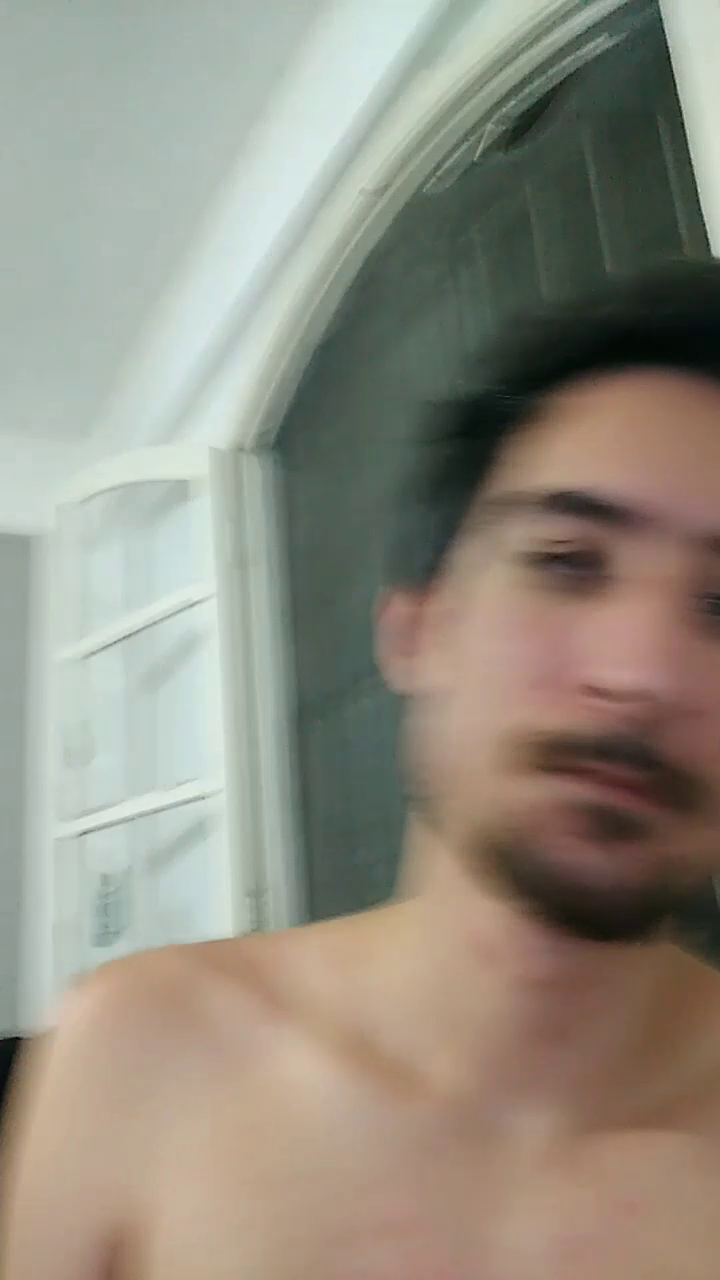
#> input picture frame 14 of resources/face_recog.mp4, 720 x 1280 px
$ python video.py
#> lines starting #> are read from the running program, lines starting #| are printed output that depends on the picture; after the words box and inside, x2 and y2 are one past the last pixel; in counts of white or black regions, pixels touching at a corner belong together
"""
That code uses a personal video to show face recognition using OpenCV and HAAR
To stop the program, press Q
"""

# Import opencv
import cv2

# Capture video file
# For webcam capture, enter: "0" or "1"
# For droidcam capture, enter something like http://localhost:8080/video
video_file = "../resources/face_recog.mp4"
video = cv2.VideoCapture(video_file)

# Read cascade classifier, that is going to classify something as a face
cascade_file = "../resources/haarcascade-frontalface-default.xml"
face_cascade = cv2.CascadeClassifier(cascade_file)

# Create infinite loop
while(True):

    # Get frame
    ret, frame = video.read()
#> frame is the input picture: shape (1280, 720, 3); mean B, G, R 128.7, 141.8, 146.3

    # Create a window named "Video" and resize it
    cv2.namedWindow("Video", 0)
    cv2.resizeWindow("Video", 288, 512)

    # Create gray image/frame, we need it to work on recognition
    gray = cv2.cvtColor(frame, cv2.COLOR_BGR2GRAY)
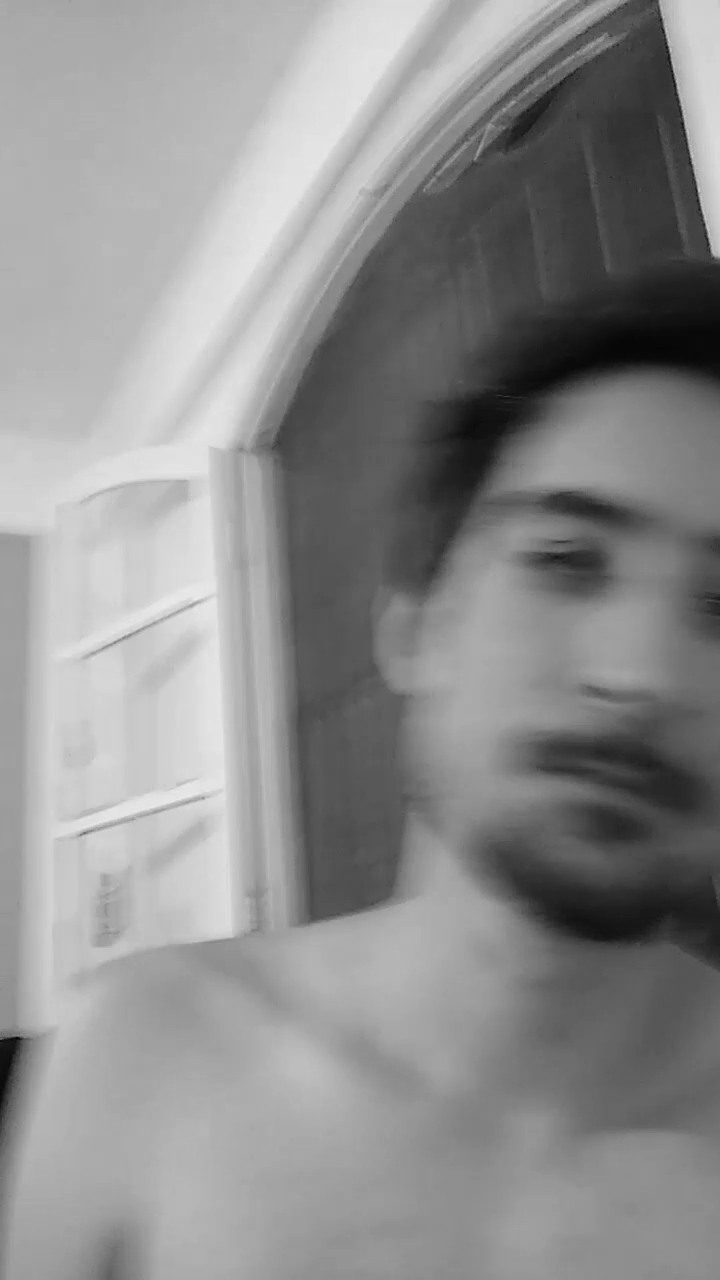
#> gray: shape (1280, 720); min 4, max 237, mean 141.6

    # Here we collect all the faces found on the image/frame
    faces = face_cascade.detectMultiScale(gray, 1.3, 5)
#> faces = ()

    # Now we loop through it getting X,Y, width and height of our face "boxes"
    for (x,y,w,h) in faces:
        #Then we draw the boxes around the faces
        cv2.rectangle(frame, (x,y), (x+w,y+h), (255,0,0), 3)
#> this loop made 0 passes

    # Here we show the image/frame on the "Video" window
    cv2.imshow("Video", frame)

    # Check if stop key was pressed
    key = cv2.waitKey(1)
#> (key q is pressed here)
    if key == ord('q'):
        break

# Free video cache
video.release()

# Destroy all open windows
cv2.destroyAllWindows()

$ run again, starting later in the video
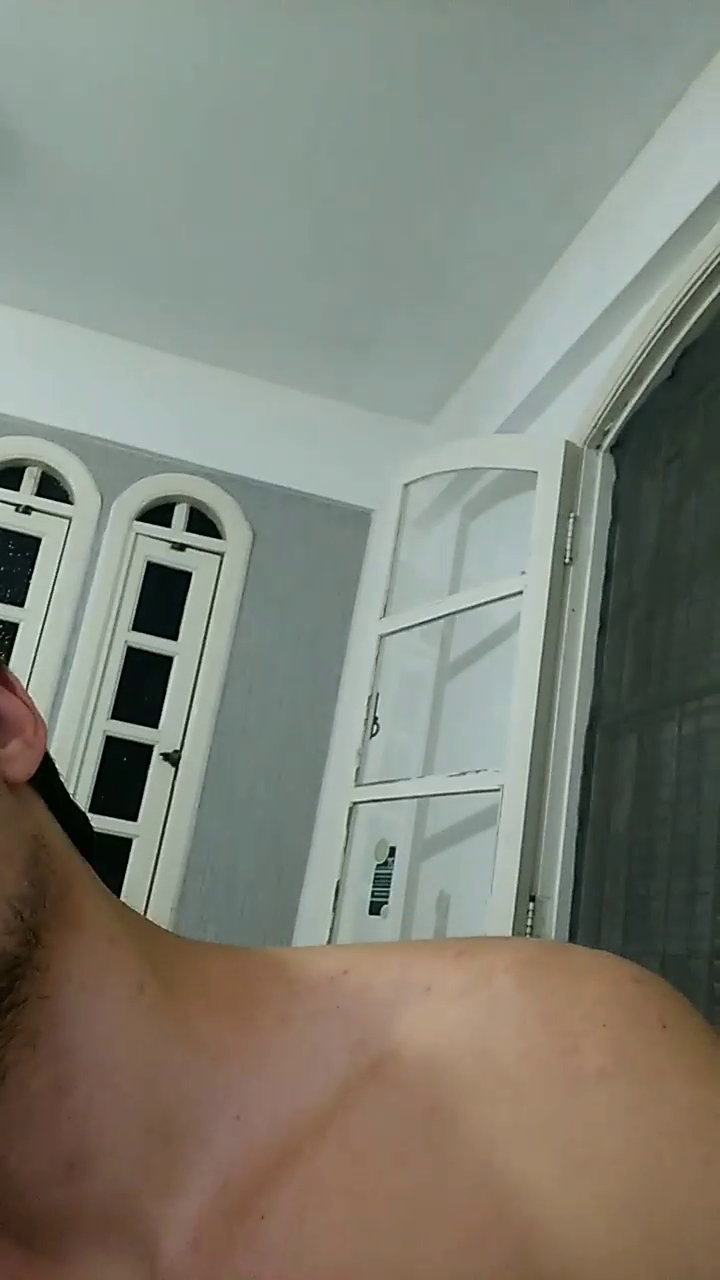
#> input picture frame 63 of resources/face_recog.mp4, 720 x 1280 px
#> frame is the input picture: shape (1280, 720, 3); mean B, G, R 119.3, 130.5, 128.8
#> `gray = cv2.cvtColor(frame, cv2.COLOR_BGR2GRAY)`:
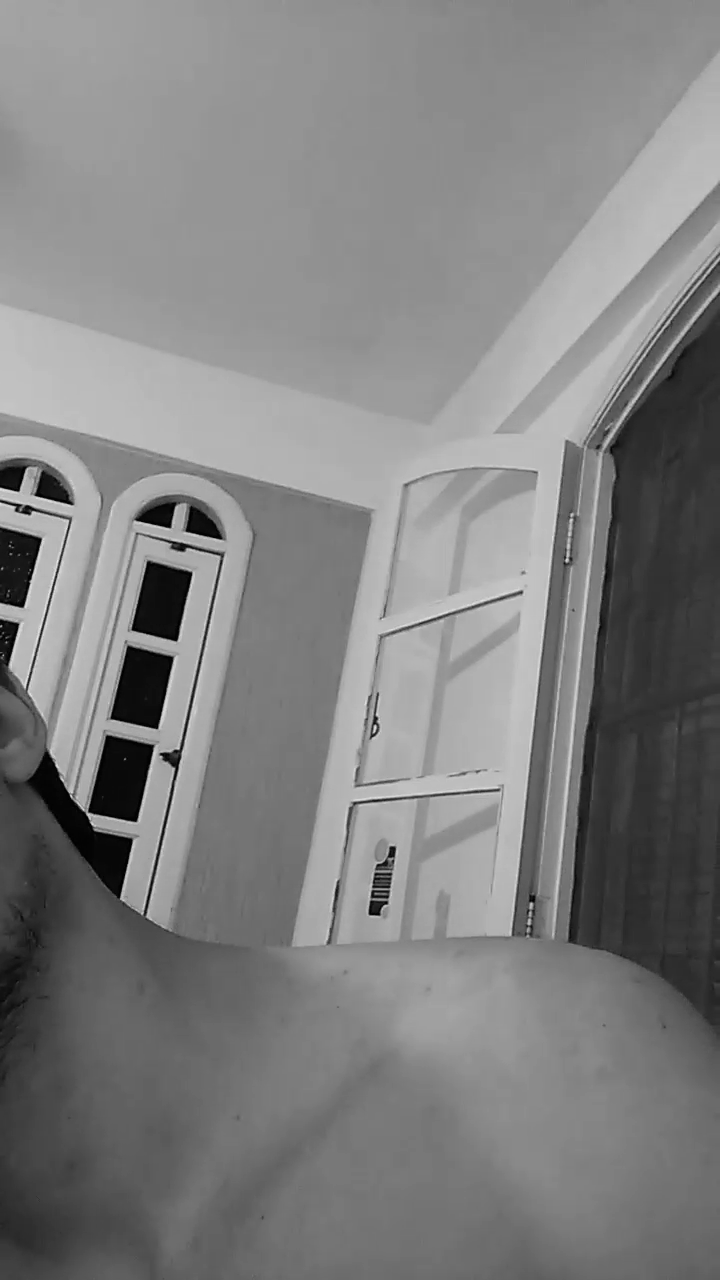
#> gray: shape (1280, 720); min 0, max 234, mean 128.6
#> faces = ()

$ run again, starting later in the video
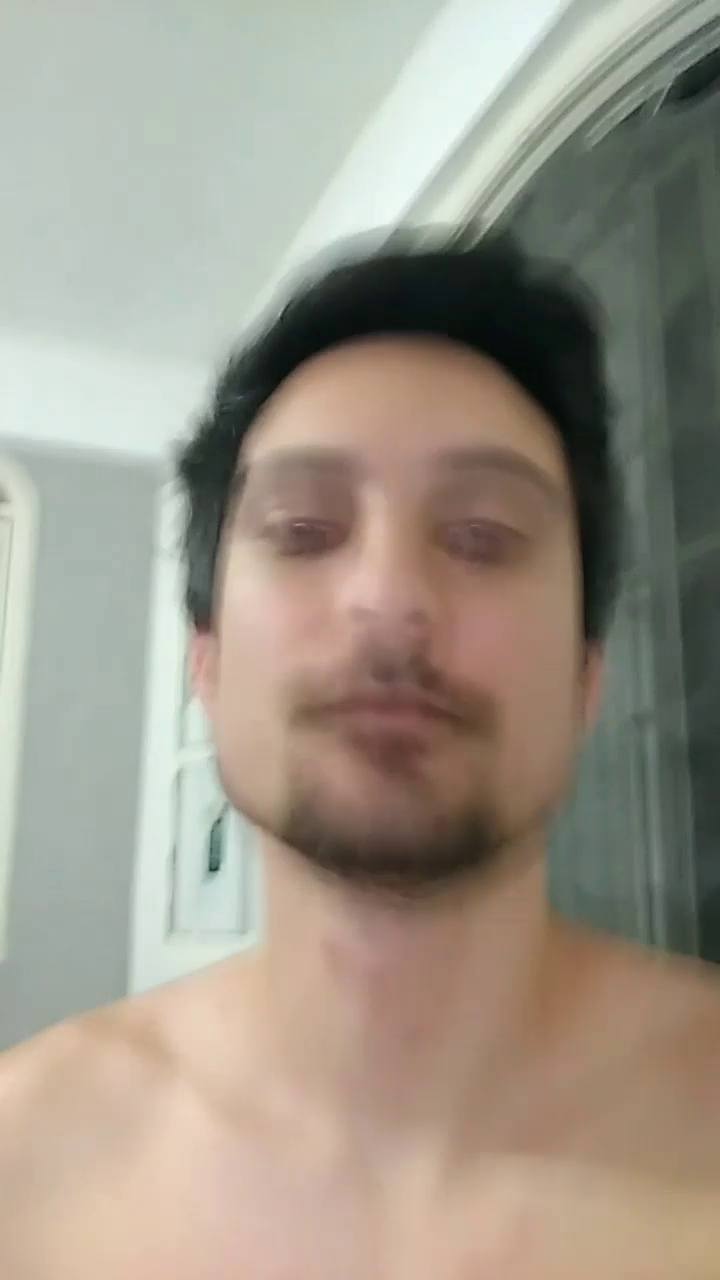
#> input picture frame 112 of resources/face_recog.mp4, 720 x 1280 px
#> frame is the input picture: shape (1280, 720, 3); mean B, G, R 136.8, 150.4, 157.6
#> `gray = cv2.cvtColor(frame, cv2.COLOR_BGR2GRAY)`:
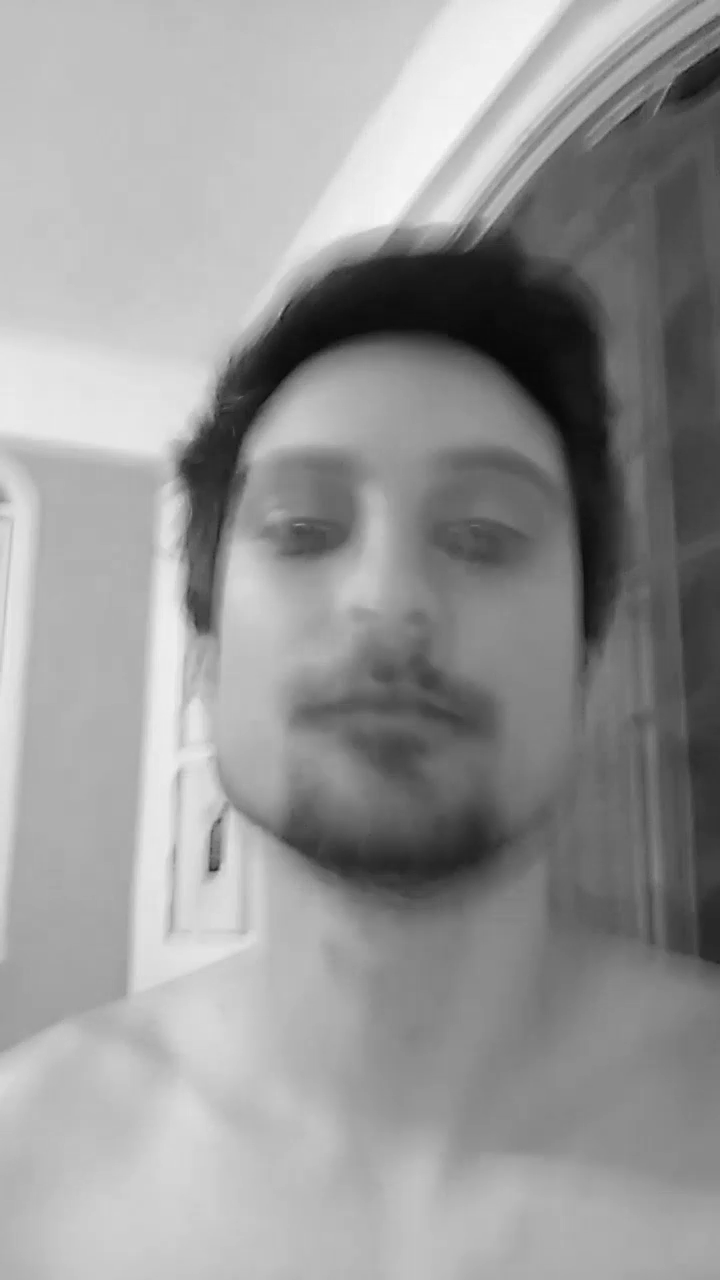
#> gray: shape (1280, 720); min 8, max 249, mean 151
#> faces = [[154, 345, 479, 479]]
#> the loop `for (x,y,w,h) in faces:` made 1 pass
#> after the loop `for (x,y,w,h) in faces:`:
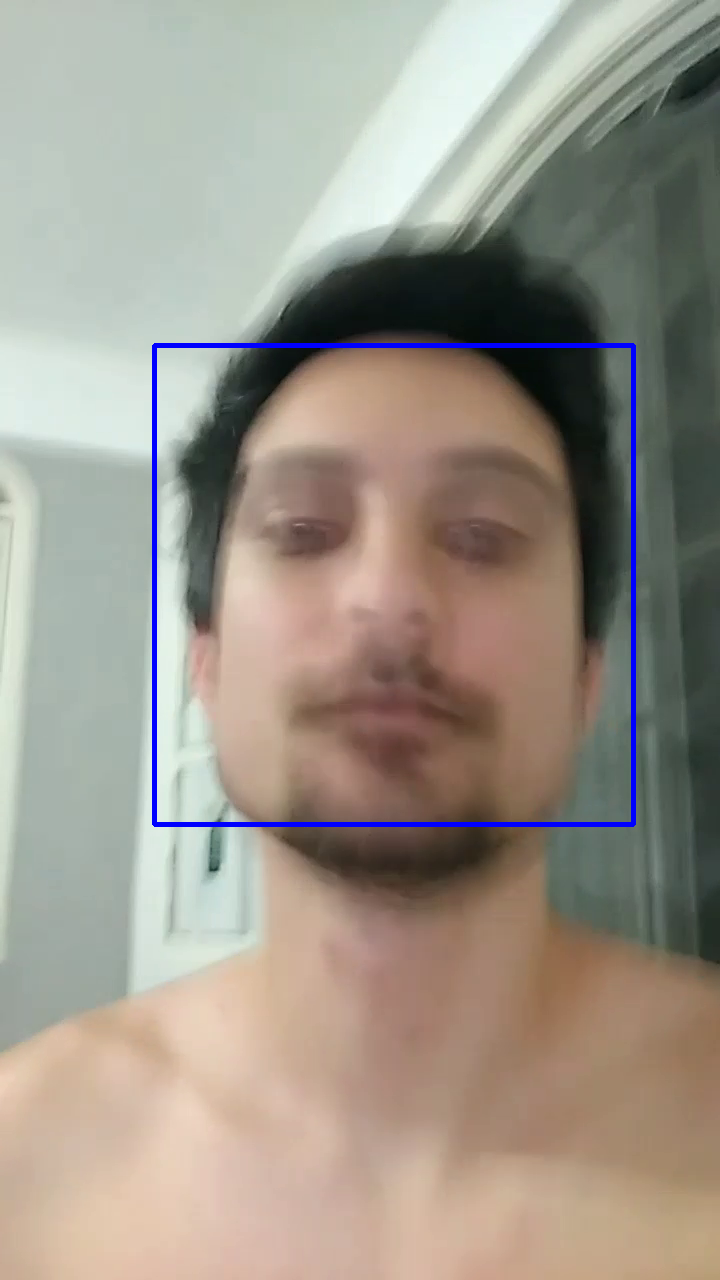
#> frame: shape (1280, 720, 3); 1.04% of pixels changed, all inside (x1, y1, x2, y2) = (152, 343, 636, 827)
